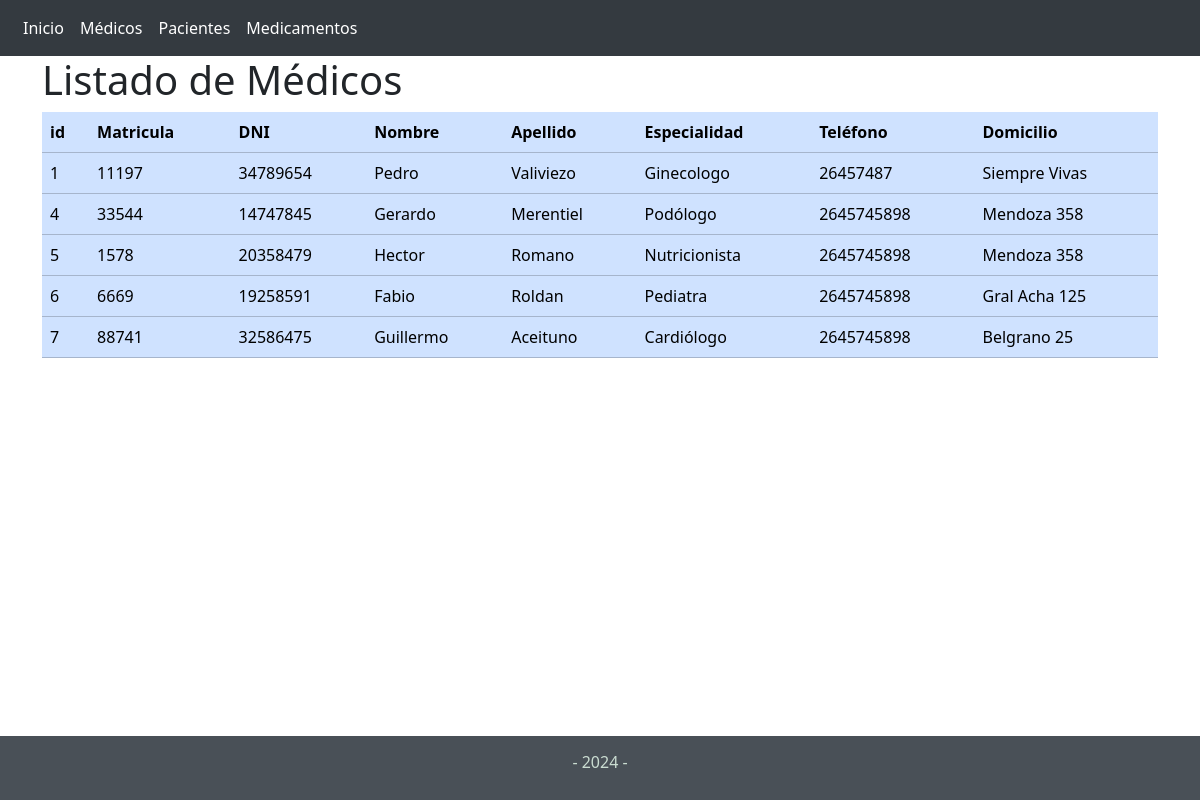
Page /secciones/vista_medicos.php on the committed database.
### tables this page shows
CREATE TABLE `medicos` (
  `id` bigint(20) UNSIGNED NOT NULL,
  `rela_users` bigint(20) UNSIGNED NOT NULL,
  `matricula` varchar(30) NOT NULL,
  `dni` int(11) NOT NULL,
  `nombre` varchar(30) NOT NULL,
  `apellido` varchar(30) NOT NULL,
  `especialidad` varchar(50) NOT NULL,
  `telefono` varchar(30) NOT NULL,
  `domicilio` varchar(50) NOT NULL,
  `created_at` timestamp NULL DEFAULT NULL,
  `updated_at` timestamp NULL DEFAULT NULL
);

### secciones/medicos.php (called while the page is built, shortened)
<?php
$conexionBD=BD::crearInstancia();
$consulta= $conexionBD->prepare('SELECT * FROM medicos');
$consulta->execute();
$listaMedicos=$consulta->fetchAll();
?>

### secciones/vista_medicos.php (the view)
<?php include('../templates/cabecera.php'); ?>
<?php include('../secciones/medicos.php'); ?>
        <h1>Listado de Médicos</h1>
    <div
        class="table-responsive"
    >
        <table
            class="table table-primary"
        >
            <thead>
                <tr>
                    <th scope="col">id</th>
                    <th scope="col">Matricula</th>
                    <th scope="col">DNI</th>
                    <th scope="col">Nombre</th>
                    <th scope="col">Apellido</th>
                    <th scope="col">Especialidad</th>
                    <th scope="col">Teléfono</th>
                    <th scope="col">Domicilio</th>
                </tr>
            </thead>
            <tbody>
            <?php foreach($listaMedicos as $medico) {?>
                <tr>
                    <td><?php echo $medico['id']; ?> </td>
                    <td><?php echo $medico['matricula']; ?> </td>
                    <td><?php echo $medico['dni']; ?> </td>
                    <td><?php echo $medico['nombre']; ?> </td>
                    <td><?php echo $medico['apellido']; ?> </td>
                    <td><?php echo $medico['especialidad']; ?> </td>
                    <td><?php echo $medico['telefono']; ?> </td>
                    <td><?php echo $medico['domicilio']; ?> </td>
                </tr>
            <?php }?>
            </tbody>
        </table>
    </div>
<?php include('../templates/pie.php'); ?>

### templates/style.css (style rules this page uses)
* { margin: 0; padding: 0; box-sizing: border-box; }
body { background-image: url(./images/bg_blanco.jpg); background-repeat: no-repeat; background-size: cover; background-position: top left; display: flex; flex-direction: column; min-height: 100vh; margin: 0; }

### rows in the picture
medicos: id "1", matricula "11197", dni "34789654", nombre "Pedro", apellido "Valiviezo", especialidad "Ginecologo", telefono "26457487", domicilio "Siempre Vivas"
medicos: id "4", matricula "33544", dni "14747845", nombre "Gerardo", apellido "Merentiel", especialidad "Podólogo", telefono "2645745898", domicilio "Mendoza 358"
medicos: id "5", matricula "1578", dni "20358479", nombre "Hector", apellido "Romano", especialidad "Nutricionista", telefono "2645745898", domicilio "Mendoza 358"
medicos: id "6", matricula "6669", dni "19258591", nombre "Fabio", apellido "Roldan", especialidad "Pediatra", telefono "2645745898", domicilio "Gral Acha 125"
medicos: id "7", matricula "88741", dni "32586475", nombre "Guillermo", apellido "Aceituno", especialidad "Cardiólogo", telefono "2645745898", domicilio "Belgrano 25"
